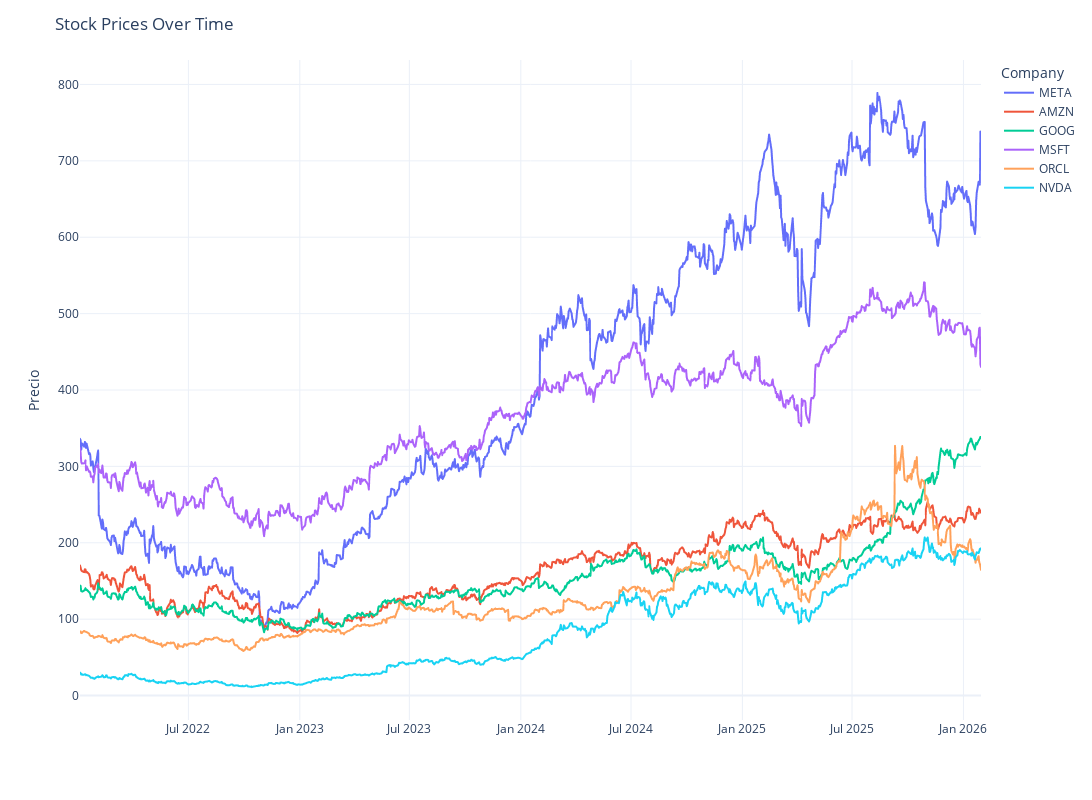

The cell this chart's notebook holds for it:
### Code cell
import plotly.express as px


df_melted = data.reset_index().melt(id_vars='Date', value_vars=['META', 'AMZN', 'GOOG', 'MSFT', 'ORCL', 'NVDA'])
df_melted = df_melted.rename(columns={'index': 'Date', 'Ticker': 'Company', 'value': 'Stock Price'})

# figura con Plotly Express
fig = px.line(df_melted, x='Date', y='Stock Price', color='Company')

# Actualizar layout para que se asemeje al estilo de Seaborn
fig.update_layout(
    title='Stock Prices Over Time',
    xaxis_title='',
    yaxis_title='Precio',
    legend_title='Company',
    template='plotly_white',
    width=1200, # Ancho de la figura
    height=800  # Altura de la figura
)

# Mostramos la figura
fig.show()

### Figure 1 — Plotly figure (JSON) as saved in the notebook; plotly's stock layout.template omitted (floating-point values rounded to 4 significant figures; data arrays with more than 128 entries replaced by an {"elided": "..."} marker saying what was removed)
{"data": [{"hovertemplate": "Company=META<br>Date=%{x}<br>Stock Price=%{y}<extra></extra>", "legendgroup": "META", "line": {"color": "#636efa", "dash": "solid"}, "marker": {"symbol": "circle"}, "mode": "lines", "name": "META", "showlegend": true, "type": "scattergl", "x": {"elided": "1023 str values"}, "xaxis": "x", "y": {"elided": "1023 float values"}, "yaxis": "y"}, {"hovertemplate": "Company=AMZN<br>Date=%{x}<br>Stock Price=%{y}<extra></extra>", "legendgroup": "AMZN", "line": {"color": "#EF553B", "dash": "solid"}, "marker": {"symbol": "circle"}, "mode": "lines", "name": "AMZN", "showlegend": true, "type": "scattergl", "x": {"elided": "1023 str values"}, "xaxis": "x", "y": {"elided": "1023 float values"}, "yaxis": "y"}, {"hovertemplate": "Company=GOOG<br>Date=%{x}<br>Stock Price=%{y}<extra></extra>", "legendgroup": "GOOG", "line": {"color": "#00cc96", "dash": "solid"}, "marker": {"symbol": "circle"}, "mode": "lines", "name": "GOOG", "showlegend": true, "type": "scattergl", "x": {"elided": "1023 str values"}, "xaxis": "x", "y": {"elided": "1023 float values"}, "yaxis": "y"}, {"hovertemplate": "Company=MSFT<br>Date=%{x}<br>Stock Price=%{y}<extra></extra>", "legendgroup": "MSFT", "line": {"color": "#ab63fa", "dash": "solid"}, "marker": {"symbol": "circle"}, "mode": "lines", "name": "MSFT", "showlegend": true, "type": "scattergl", "x": {"elided": "1023 str values"}, "xaxis": "x", "y": {"elided": "1023 float values"}, "yaxis": "y"}, {"hovertemplate": "Company=ORCL<br>Date=%{x}<br>Stock Price=%{y}<extra></extra>", "legendgroup": "ORCL", "line": {"color": "#FFA15A", "dash": "solid"}, "marker": {"symbol": "circle"}, "mode": "lines", "name": "ORCL", "showlegend": true, "type": "scattergl", "x": {"elided": "1023 str values"}, "xaxis": "x", "y": {"elided": "1023 float values"}, "yaxis": "y"}, {"hovertemplate": "Company=NVDA<br>Date=%{x}<br>Stock Price=%{y}<extra></extra>", "legendgroup": "NVDA", "line": {"color": "#19d3f3", "dash": "solid"}, "marker": {"symbol": "circle"}, "mode": "lines", "name": "NVDA", "showlegend": true, "type": "scattergl", "x": {"elided": "1023 str values"}, "xaxis": "x", "y": {"elided": "1023 float values"}, "yaxis": "y"}], "layout": {"height": 800, "legend": {"title": {"text": "Company"}, "tracegroupgap": 0}, "margin": {"t": 60}, "title": {"text": "Stock Prices Over Time"}, "width": 1200, "xaxis": {"anchor": "y", "domain": [0, 1], "title": {"text": ""}}, "yaxis": {"anchor": "x", "domain": [0, 1], "title": {"text": "Precio"}}}}
